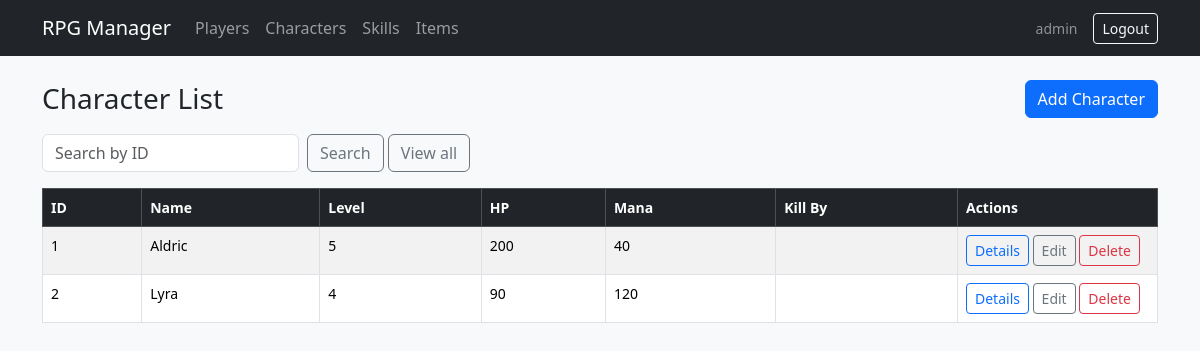
The app's page /public/index.php?controller=character&action=index (signed in) with its own data.
### tables this page shows
CREATE TABLE IF NOT EXISTS characters (
  id INT UNSIGNED AUTO_INCREMENT PRIMARY KEY,
  name VARCHAR(120) NOT NULL,
  level INT UNSIGNED NOT NULL DEFAULT 1,
  hp INT UNSIGNED NOT NULL DEFAULT 100,
  mana INT UNSIGNED NOT NULL DEFAULT 50,
  kill_by_player_id INT UNSIGNED NULL
);

### app/core/Controller.php (called while the page is built, shortened)
<?php
class Controller
{
    protected function render(string $viewFile, array $data = []): void
    {
        extract($data, EXTR_SKIP);
        $viewPath = ROOT_PATH . '/frontend/' . $viewFile;
        require $viewPath;
    }
}

### app/controllers/CharacterController.php (called while the page is built, shortened)
<?php
class CharacterController extends Controller
{
    private Character $charModel;
    public function __construct()
    {
        $this->charModel = new Character();
    }
    public function index(): void
    {
        $allCharacters = $this->charModel->allWithPlayer();
        $searchId = $this->get('search_id');
        if ($searchId !== null && $searchId !== '') {
            $displayId = (int) $searchId;
            if ($displayId > 0 && isset($allCharacters[$displayId - 1])) {
                $characters = [$allCharacters[$displayId - 1] + ['display_id' => $displayId]];
            } else {
                $characters = [];
            }
        } else {
            $characters = $allCharacters;
        }
        $this->render('characters/index.php', [
            'characters' => $characters,
            'searchId' => $searchId,
            'pageTitle' => 'Characters',
        ]);
    }
}

### public/index.php (called while the page is built, shortened)
<?php
require_once ROOT_PATH . '/app/core/bootstrap.php';
$rawAction = strtolower((string) ($_GET['action'] ?? 'index'));
$actionName = preg_replace('/[^a-z]/', '', $rawAction);
$controller = new $className();
$controller->$actionName();

### app/config/helpers.php (called while the page is built)
<?php
function base_url(): string
{
    $b = rtrim((string) BASE_URL, '/');
    return $b === '' ? '' : $b . '/';
}
function e(?string $s): string
{
    return htmlspecialchars((string) $s, ENT_QUOTES, 'UTF-8');
}

### app/core/bootstrap.php (called while the page is built, shortened)
<?php
require_once ROOT_PATH . '/app/config/helpers.php';
spl_autoload_register(function ($className) {
    $paths = [
        ROOT_PATH . '/app/controllers/' . $className . '.php',
        ROOT_PATH . '/app/models/' . $className . '.php',
        ROOT_PATH . '/app/core/' . $className . '.php',
    ];
    foreach ($paths as $path) {
        if (is_file($path)) {
            return;
        }
    }
});
require_once ROOT_PATH . '/app/config/database.php';

### app/config/database.php (called while the page is built, shortened)
<?php
class Database
{
    private static ?PDO $instance = null;
    public static function getConnection(): PDO
    {
        if (self::$instance === null) {
            $dsn = 'mysql:host=' . self::HOST . ';dbname=' . self::DB_NAME . ';charset=' . self::CHARSET;
            $options = [
                PDO::ATTR_ERRMODE            => PDO::ERRMODE_EXCEPTION,
                PDO::ATTR_DEFAULT_FETCH_MODE => PDO::FETCH_ASSOC,
                PDO::ATTR_EMULATE_PREPARES   => false,
            ];
            self::$instance = new PDO($dsn, self::USER, self::PASS, $options);
        }
        return self::$instance;
    }
}

### app/models/Character.php (called while the page is built, shortened)
<?php
class Character
{
    private PDO $db;
    public function __construct()
    {
        $this->db = Database::getConnection();
    }
    public function allWithPlayer(): array
    {
        $sql = 'SELECT c.*, p.name AS kill_by_player_name
                FROM characters c
                LEFT JOIN players p ON p.id = c.kill_by_player_id
                ORDER BY c.id ASC';
        return $this->db->query($sql)->fetchAll();
    }
}

### frontend/characters/index.php (the view, shortened to what this page needs)
<?php
require ROOT_PATH . '/frontend/views/layout/header.php';
?>
<div class="d-flex flex-wrap justify-content-between align-items-center gap-2 mb-3">
    <h1 class="h3 mb-0">Character List</h1>
    <a class="btn btn-primary" href="<?php echo e(base_url()); ?>index.php?controller=character&action=create">Add Character</a>
</div>
<form class="row g-2 mb-3" method="get" action="<?php echo e(base_url()); ?>index.php">
    <div class="col-auto">
        <input type="number" min="1" class="form-control" name="search_id" placeholder="Search by ID"
               value="<?php echo isset($searchId) && $searchId !== '' ? e((string) $searchId) : ''; ?>">
    </div>
    <div class="col-auto">
        <button type="submit" class="btn btn-outline-secondary">Search</button>
        <a class="btn btn-outline-secondary" href="<?php echo e(base_url()); ?>index.php?controller=character&action=index">View all</a>
    </div>
</form>
<div class="table-responsive">
    <table class="table table-striped table-bordered bg-white small">
        <thead class="table-dark">
            <tr>
                <th>ID</th>
                <th>Name</th>
                <th>Level</th>
                <th>HP</th>
                <th>Mana</th>
                <th>Kill By</th>
                <th style="width:200px">Actions</th>
            </tr>
        </thead>
        <tbody>
            <?php if (empty($characters)): ?>
                <tr><td colspan="7" class="text-center text-muted">No data available</td></tr>
            <?php else: ?>
                <?php foreach ($characters as $idx => $c): ?>
                    <tr>
                        <td><?php echo (int) ($c['display_id'] ?? ($idx + 1)); ?></td>
                        <td><?php echo e($c['name']); ?></td>
                        <td><?php echo e((string) $c['level']); ?></td>
                        <td><?php echo e((string) $c['hp']); ?></td>
                        <td><?php echo e((string) $c['mana']); ?></td>
                        <td><?php echo e($c['kill_by_player_name'] ?? ''); ?></td>
                        <td>
                            <a class="btn btn-sm btn-outline-primary" href="<?php echo e(base_url()); ?>index.php?controller=character&action=show&id=<?php echo (int) $c['id']; ?>">Details</a>
                            <a class="btn btn-sm btn-outline-secondary" href="<?php echo e(base_url()); ?>index.php?controller=character&action=edit&id=<?php echo (int) $c['id']; ?>">Edit</a>
                            <a class="btn btn-sm btn-outline-danger" href="<?php echo e(base_url()); ?>index.php?controller=character&action=delete&id=<?php echo (int) $c['id']; ?>"
                               onclick="return confirm('Delete this character?');">Delete</a>
                        </td>
                    </tr>
                <?php endforeach; ?>
            <?php endif; ?>
        </tbody>
    </table>
</div>
<?php require ROOT_PATH . '/frontend/views/layout/footer.php'; ?>

### records on screen
characters: display_id "1", name "Aldric", level "5", hp "200", mana "40"
characters: display_id "2", name "Lyra", level "4", hp "90", mana "120"

### other values on screen
$u['username'] "admin"
